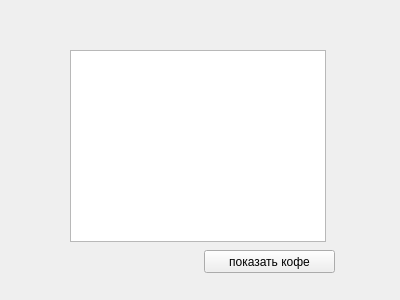
<?xml version="1.0" encoding="UTF-8"?>
<ui version="4.0">
 <class>Form</class>
 <widget class="QWidget" name="Form">
  <property name="geometry">
   <rect>
    <x>0</x>
    <y>0</y>
    <width>400</width>
    <height>300</height>
   </rect>
  </property>
  <property name="windowTitle">
   <string>Form</string>
  </property>
  <widget class="QPushButton" name="pushButton">
   <property name="geometry">
    <rect>
     <x>204</x>
     <y>250</y>
     <width>131</width>
     <height>23</height>
    </rect>
   </property>
   <property name="text">
    <string>показать кофе</string>
   </property>
  </widget>
  <widget class="QTableWidget" name="tableWidget">
   <property name="geometry">
    <rect>
     <x>70</x>
     <y>50</y>
     <width>256</width>
     <height>192</height>
    </rect>
   </property>
  </widget>
 </widget>
 <resources/>
 <connections/>
</ui>
